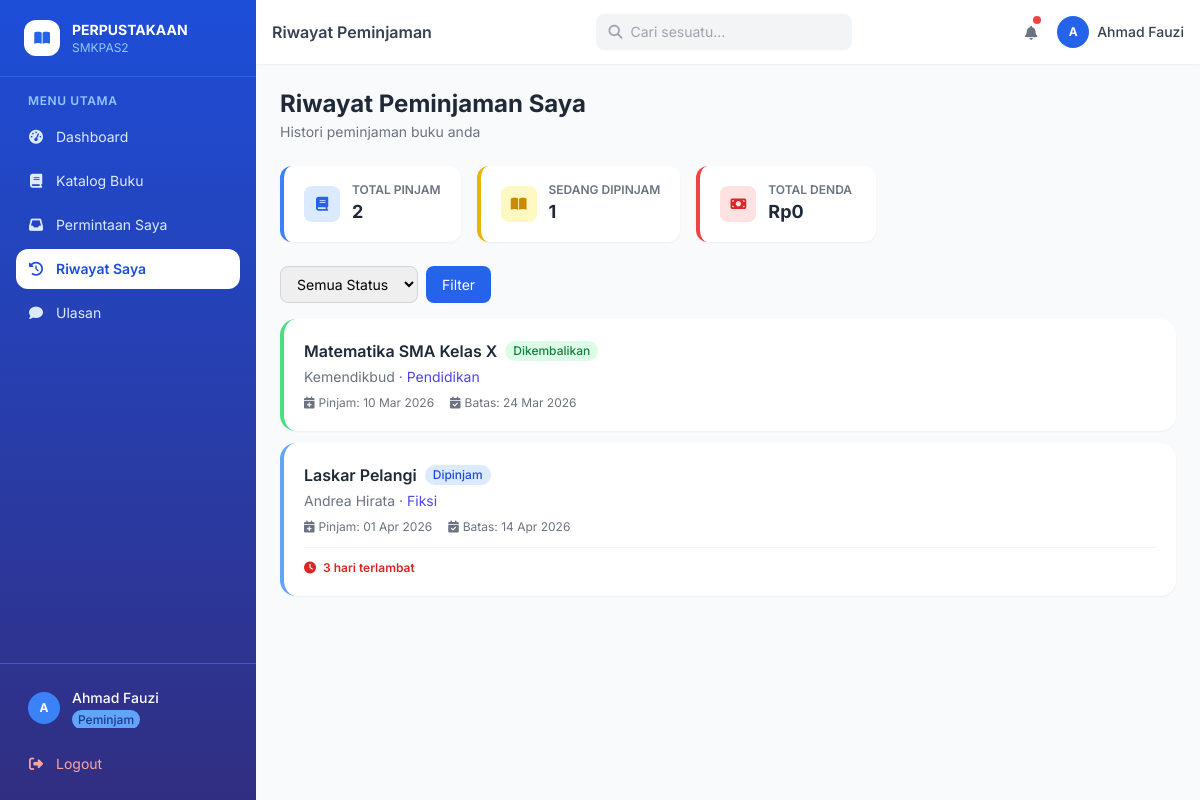
Screenshot of /riwayat.php (signed in) with the database file from the repository.
### tables this page shows
CREATE TABLE peminjaman (
    id INT AUTO_INCREMENT PRIMARY KEY,
    id_user INT NOT NULL,
    id_buku INT NOT NULL,
    tanggal_pinjam DATE NOT NULL,
    tanggal_kembali DATE NOT NULL,
    tanggal_dikembalikan DATE DEFAULT NULL,
    status ENUM('dipinjam', 'dikembalikan', 'terlambat') DEFAULT 'dipinjam',
    denda DECIMAL(10,2) DEFAULT 0,
    id_petugas INT DEFAULT NULL,
    catatan TEXT,
    created_at TIMESTAMP DEFAULT CURRENT_TIMESTAMP,
    FOREIGN KEY (id_user) REFERENCES user(id) ON DELETE CASCADE,
    FOREIGN KEY (id_buku) REFERENCES buku(id) ON DELETE CASCADE,
    FOREIGN KEY (id_petugas) REFERENCES user(id) ON DELETE SET NULL
);

CREATE TABLE buku (
    id INT AUTO_INCREMENT PRIMARY KEY,
    judul VARCHAR(200) NOT NULL,
    pengarang VARCHAR(100) NOT NULL,
    penerbit VARCHAR(100),
    tahun_terbit YEAR,
    isbn VARCHAR(20) UNIQUE,
    id_kategori INT,
    stok INT DEFAULT 1,
    deskripsi TEXT,
    cover VARCHAR(255) DEFAULT NULL,
    created_at TIMESTAMP DEFAULT CURRENT_TIMESTAMP,
    FOREIGN KEY (id_kategori) REFERENCES kategori(id) ON DELETE SET NULL
);

CREATE TABLE kategori (
    id INT AUTO_INCREMENT PRIMARY KEY,
    nama_kategori VARCHAR(100) NOT NULL,
    deskripsi TEXT,
    created_at TIMESTAMP DEFAULT CURRENT_TIMESTAMP
);

### riwayat.php (the view, shortened to what this page needs)
<?php
include 'koneksi.php';
$id_user = (int)$_SESSION['user']['id'];
$where = "WHERE p.id_user=$id_user";
$data = mysqli_query($koneksi, "
    SELECT p.*, b.judul, b.pengarang, k.nama_kategori
    FROM peminjaman p
    JOIN buku b ON p.id_buku=b.id
    LEFT JOIN kategori k ON b.id_kategori=k.id
    $where ORDER BY p.id DESC
");
$totalPinjam    = mysqli_fetch_row(mysqli_query($koneksi, "SELECT COUNT(*) FROM peminjaman WHERE id_user=$id_user"))[0];
$sedangDipinjam = mysqli_fetch_row(mysqli_query($koneksi, "SELECT COUNT(*) FROM peminjaman WHERE id_user=$id_user AND status='dipinjam'"))[0];
$totalDenda     = mysqli_fetch_row(mysqli_query($koneksi, "SELECT COALESCE(SUM(denda),0) FROM peminjaman WHERE id_user=$id_user"))[0];
include 'includes/header.php';
?>
<div class="mb-6">
    <h1 class="text-2xl font-bold text-gray-800">Riwayat Peminjaman Saya</h1>
    <p class="text-gray-500 text-sm mt-0.5">Histori peminjaman buku anda</p>
</div>
<div class="flex flex-wrap gap-4 mb-6">
    <div class="bg-white rounded-xl shadow-sm px-5 py-4 flex items-center gap-3 border-l-4 border-blue-500 min-w-[180px]">
        <div class="w-9 h-9 bg-blue-100 rounded-lg flex items-center justify-center flex-shrink-0">
            <i class="fas fa-book text-blue-600 text-sm"></i>
        </div>
        <div>
            <p class="text-xs text-gray-500 uppercase font-semibold">Total Pinjam</p>
            <p class="text-lg font-bold text-gray-800"><?= $totalPinjam ?></p>
        </div>
    </div>
    <div class="bg-white rounded-xl shadow-sm px-5 py-4 flex items-center gap-3 border-l-4 border-yellow-500 min-w-[180px]">
        <div class="w-9 h-9 bg-yellow-100 rounded-lg flex items-center justify-center flex-shrink-0">
            <i class="fas fa-book-open text-yellow-600 text-sm"></i>
        </div>
        <div>
            <p class="text-xs text-gray-500 uppercase font-semibold">Sedang Dipinjam</p>
            <p class="text-lg font-bold text-gray-800"><?= $sedangDipinjam ?></p>
        </div>
    </div>
    <div class="bg-white rounded-xl shadow-sm px-5 py-4 flex items-center gap-3 border-l-4 border-red-500 min-w-[180px]">
        <div class="w-9 h-9 bg-red-100 rounded-lg flex items-center justify-center flex-shrink-0">
            <i class="fas fa-money-bill text-red-600 text-sm"></i>
        </div>
        <div>
            <p class="text-xs text-gray-500 uppercase font-semibold">Total Denda</p>
            <p class="text-lg font-bold text-gray-800">Rp<?= number_format($totalDenda, 0, ',', '.') ?></p>
        </div>
    </div>
</div>
<form method="GET" class="mb-4 flex gap-2">
    <select name="status" class="px-3 py-2 border border-gray-300 rounded-lg text-sm focus:outline-none focus:ring-2 focus:ring-blue-500">
        <option value="">Semua Status</option>
    </select>
    <button class="px-4 py-2 bg-blue-600 hover:bg-blue-700 text-white rounded-lg text-sm transition">Filter</button>
</form>
<div class="space-y-3">
    <?php while ($row = mysqli_fetch_assoc($data)): ?>
    <?php
    $isLate    = $row['status'] === 'terlambat';
    $isActive  = $row['status'] === 'dipinjam';
    $borderColor = $isLate ? 'border-red-400' : ($isActive ? 'border-blue-400' : 'border-green-400');
    $badge = match($row['status']) {
        'dikembalikan' => 'bg-green-100 text-green-700',
        'terlambat'    => 'bg-red-100 text-red-700',
        default        => 'bg-blue-100 text-blue-700',
    };
    ?>
    <div class="bg-white rounded-2xl shadow-sm p-5 border-l-4 <?= $borderColor ?>">
        <div class="flex items-start justify-between gap-4">
            <div class="flex-1">
                <div class="flex items-center gap-2 mb-1">
                    <h3 class="font-semibold text-gray-800"><?= htmlspecialchars($row['judul']) ?></h3>
                    <span class="px-2 py-0.5 rounded-full text-xs font-medium <?= $badge ?>"><?= ucfirst($row['status']) ?></span>
                </div>
                <p class="text-sm text-gray-500 mb-2"><?= htmlspecialchars($row['pengarang']) ?>
                    <?php if ($row['nama_kategori']): ?>
                    · <span class="text-indigo-600"><?= htmlspecialchars($row['nama_kategori']) ?></span>
                    <?php endif; ?>
                </p>
                <div class="flex flex-wrap gap-4 text-xs text-gray-500">
                    <span><i class="fas fa-calendar-plus mr-1"></i>Pinjam: <?= date('d M Y', strtotime($row['tanggal_pinjam'])) ?></span>
                    <span><i class="fas fa-calendar-check mr-1"></i>Batas: <?= date('d M Y', strtotime($row['tanggal_kembali'])) ?></span>
                </div>
            </div>
        </div>
        <?php if ($isActive): ?>
        <?php $sisa = ceil((strtotime($row['tanggal_kembali']) - time()) / 86400); ?>
        <div class="mt-3 pt-3 border-t border-gray-100">
            <p class="text-xs <?= $sisa < 0 ? 'text-red-600 font-semibold' : ($sisa <= 2 ? 'text-yellow-600' : 'text-gray-500') ?>">
                <i class="fas fa-clock mr-1"></i>
                <?= $sisa < 0 ? abs($sisa) . ' hari terlambat' : ($sisa === 0 ? 'Jatuh tempo hari ini!' : "Sisa $sisa hari") ?>
            </p>
        </div>
        <?php endif; ?>
    </div>
    <?php endwhile; ?>
</div>
<?php include 'includes/footer.php'; ?>

### includes/header.php (style rules this page uses)
body { font-family: 'Inter', sans-serif; }

### rows the page displays
peminjaman: id_buku.judul "Matematika SMA Kelas X", status "Dikembalikan", id_buku.pengarang "Kemendikbud", kategori.nama_kategori "Pendidikan", tanggal_pinjam "10 Mar 2026", tanggal_kembali "24 Mar 2026"
peminjaman: id_buku.judul "Laskar Pelangi", status "Dipinjam", id_buku.pengarang "Andrea Hirata", kategori.nama_kategori "Fiksi", tanggal_pinjam "01 Apr 2026", tanggal_kembali "14 Apr 2026", tanggal_kembali "3"

### other values shown
substr($_SESSION['user']['nama'] ?? 'U', 0, 1) "A"
$_SESSION['user']['nama'] "Ahmad Fauzi"
$pageTitle "Riwayat Peminjaman"
$totalPinjam "2"
$sedangDipinjam "1"
$totalDenda "0"
